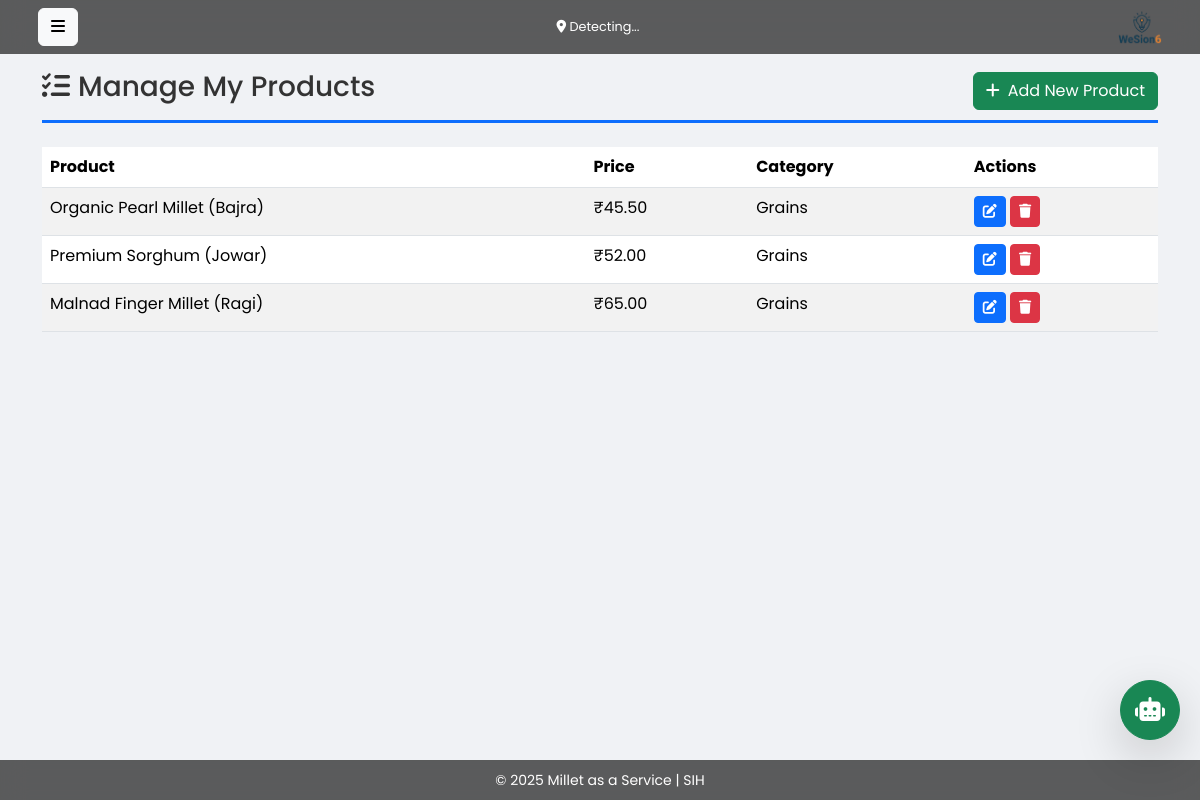
The page /products/manage on the database its author committed.
### tables this page shows
CREATE TABLE products (
                id INTEGER PRIMARY KEY AUTOINCREMENT,
                title TEXT NOT NULL,
                price REAL NOT NULL,
                description TEXT,
                image TEXT,
                category TEXT,
                farmer_id INTEGER,
                created_at TIMESTAMP DEFAULT CURRENT_TIMESTAMP
            );

### app.py (the view)
@app.route('/products/manage')
def manage_products():
    conn = get_db_connection()
    products = conn.execute('SELECT * FROM products ORDER BY created_at DESC').fetchall()
    conn.close()
    return render_template('manage_products.html', products=products)

### app.py (called while the page is built)
def get_db_connection():
    conn = sqlite3.connect('maas_database.db')
    conn.row_factory = sqlite3.Row
    return conn

### templates/manage_products.html (shortened to what this page needs)
{% extends "layout.html" %}
{% block content %}
<div class="dashboard-title d-flex justify-content-between align-items-center">
    <h3><i class="fas fa-tasks me-2"></i>Manage My Products</h3>
    <a href="{{ url_for('add_product') }}" class="btn btn-success"><i class="fas fa-plus me-2"></i>Add New Product</a>
</div>
<div class="table-responsive">
    <table class="table table-striped table-hover">
        <thead>
            <tr>
                <th>Product</th>
                <th>Price</th>
                <th>Category</th>
                <th>Actions</th>
            </tr>
        </thead>
        <tbody>
            {% for product in products %}
            <tr>
                <td>{{ product.title }}</td>
                <td>₹{{ "%.2f"|format(product.price) }}</td>
                <td>{{ product.category }}</td>
                <td>
                    <a href="{{ url_for('edit_product', id=product.id) }}" class="btn btn-primary btn-sm"><i class="fas fa-edit"></i></a>
                    <form action="{{ url_for('delete_product', id=product.id) }}" method="POST" class="d-inline delete-form">
                        <button type="submit" class="btn btn-danger btn-sm"><i class="fas fa-trash"></i></button>
                    </form>
                </td>
            </tr>
            {% else %}
            <tr>
                <td colspan="4" class="text-center">You have not listed any products yet.</td>
            </tr>
            {% endfor %}
        </tbody>
    </table>
</div>
{% endblock %}

### static/css/style.css (style rules this page uses)
:root { --offcanvas-width: 250px; }
body { font-family: 'Poppins', sans-serif; background-color: #f0f2f5; padding-top: 70px; padding-bottom: 50px; transition: margin-left 0.3s ease; }
.dashboard-title { margin-bottom: 1.5rem; padding-bottom: 0.5rem; border-bottom: 3px solid #0d6efd; color: #333; }

### rows shown on the page
products: title "Organic Pearl Millet (Bajra)", price "45.50", category "Grains"
products: title "Premium Sorghum (Jowar)", price "52.00", category "Grains"
products: title "Malnad Finger Millet (Ragi)", price "65.00", category "Grains"
